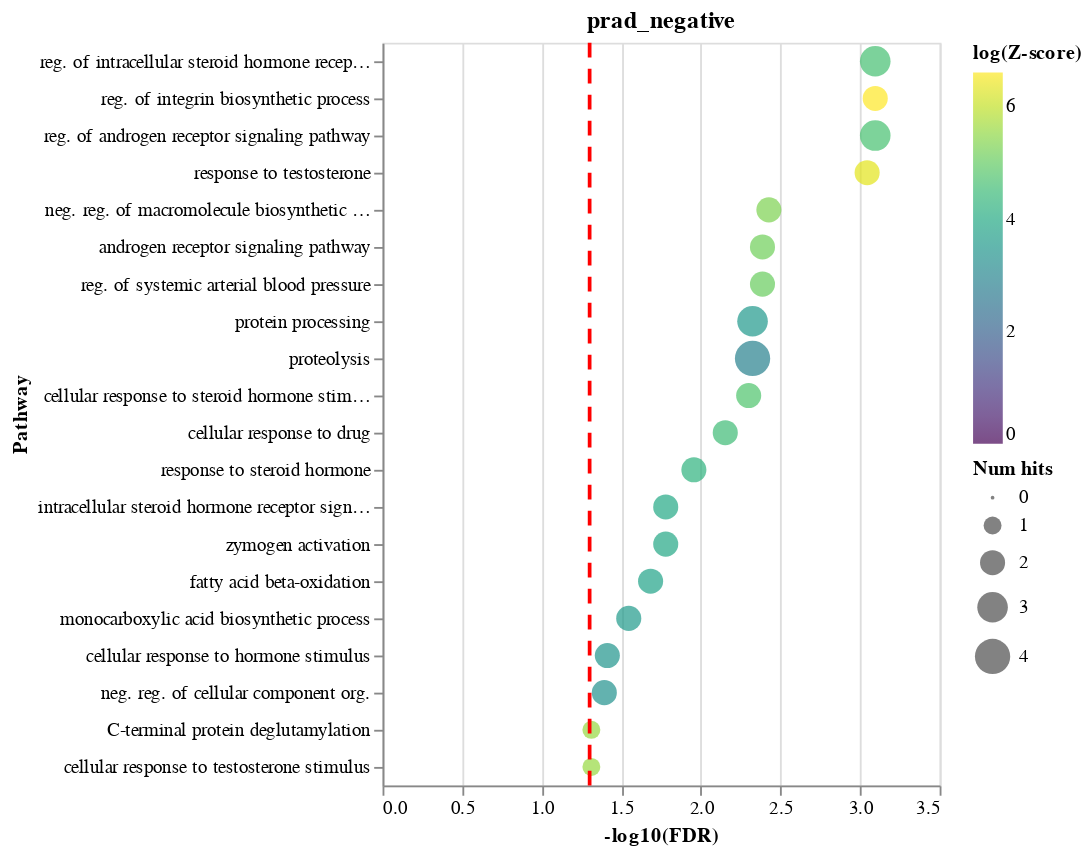

Source (notebook cell):
### Code cell
def gse_consensus(disease, direction):
    pdf = een.get_pathway_enrichment(
        to_consensus_filtered[disease][direction].iloc[:20]['feature'],
        gene_set_library='GO_Biological_Process_2021')
    pdf['Term name'] = [re.sub(r'^(.*) \(.*$', r'\1', x) for x in pdf['Term name']]
    pdf['Term name'] = [' '.join([prefixes.get(z, z) for z in x.split(' ')]) for x in pdf['Term name']]
    pdf.to_csv(results_dir / f'pathway_enrichment_consensus_correlations_{disease}_{direction}.txt', sep='\t')
    return enrichment_dotplot(pdf, n=20, hue='Z-score', log=True, title=f'{disease}_{direction}')
gse_consensus(disease, direction)

### Figure 1 — Vega-Lite specification as saved in the notebook (floating-point values rounded to 4 significant figures)
{"config": {"view": {"continuousWidth": 300, "continuousHeight": 300}}, "layer": [{"data": {"name": "data-d04ceecf6182190c0fce538cb940d92f"}, "mark": {"type": "circle"}, "encoding": {"color": {"field": "log(Z-score)", "scale": {"domainMin": 0, "scheme": "viridis"}, "type": "quantitative"}, "size": {"field": "Num hits", "type": "quantitative"}, "x": {"field": "-log10(FDR)", "type": "quantitative"}, "y": {"field": "Pathway", "sort": {"encoding": "x", "order": "descending"}, "type": "nominal"}}, "title": "prad_negative"}, {"data": {"name": "empty"}, "mark": {"type": "rule", "color": "red", "strokeDash": [8, 6], "strokeWidth": 2}, "encoding": {"x": {"datum": 1.301}}}], "$schema": "https://vega.github.io/schema/vega-lite/v5.20.1.json", "datasets": {"data-d04ceecf6182190c0fce538cb940d92f": [{"Rank": 2, "Term name": "reg. of intracellular steroid hormone receptor signaling pathway", "P-value": 6.501e-06, "Z-score": 103.5, "Combined score": 1236.0, "Overlapping genes": ["AR", "KLK3", "KLK2"], "Adjusted p-value": 0.0008029, "Old p-value": 0, "Old adjusted p-value": 0, "Num hits": 3, "-log10(FDR)": 3.095, "Pathway": "reg. of intracellular steroid hormone receptor signaling pathway", "log(Z-score)": 4.64}, {"Rank": 3, "Term name": "reg. of integrin biosynthetic process", "P-value": 9.483e-06, "Z-score": 739.9, "Combined score": 8558.0, "Overlapping genes": ["AR", "TMEFF2"], "Adjusted p-value": 0.0008029, "Old p-value": 0, "Old adjusted p-value": 0, "Num hits": 2, "-log10(FDR)": 3.095, "Pathway": "reg. of integrin biosynthetic process", "log(Z-score)": 6.607}, {"Rank": 1, "Term name": "reg. of androgen receptor signaling pathway", "P-value": 5.978e-06, "Z-score": 106.7, "Combined score": 1283.0, "Overlapping genes": ["AR", "KLK3", "KLK2"], "Adjusted p-value": 0.0008029, "Old p-value": 0, "Old adjusted p-value": 0, "Num hits": 3, "-log10(FDR)": 3.095, "Pathway": "reg. of androgen receptor signaling pathway", "log(Z-score)": 4.67}, {"Rank": 4, "Term name": "response to testosterone", "P-value": 1.422e-05, "Z-score": 554.9, "Combined score": 6193.0, "Overlapping genes": ["AR", "NKX3-1"], "Adjusted p-value": 0.0009027, "Old p-value": 0, "Old adjusted p-value": 0, "Num hits": 2, "-log10(FDR)": 3.044, "Pathway": "response to testosterone", "log(Z-score)": 6.319}, {"Rank": 5, "Term name": "neg. reg. of macromolecule biosynthetic process", "P-value": 7.361e-05, "Z-score": 201.7, "Combined score": 1920.0, "Overlapping genes": ["AR", "TMEFF2"], "Adjusted p-value": 0.00374, "Old p-value": 0, "Old adjusted p-value": 0, "Num hits": 2, "-log10(FDR)": 2.427, "Pathway": "neg. reg. of macromolecule biosynthetic process", "log(Z-score)": 5.307}, {"Rank": 6, "Term name": "androgen receptor signaling pathway", "P-value": 9.898e-05, "Z-score": 170.7, "Combined score": 1574.0, "Overlapping genes": ["AR", "NKX3-1"], "Adjusted p-value": 0.004102, "Old p-value": 0, "Old adjusted p-value": 0, "Num hits": 2, "-log10(FDR)": 2.387, "Pathway": "androgen receptor signaling pathway", "log(Z-score)": 5.14}, {"Rank": 7, "Term name": "reg. of systemic arterial blood pressure", "P-value": 0.000113, "Z-score": 158.5, "Combined score": 1440.0, "Overlapping genes": ["KLK3", "KLK2"], "Adjusted p-value": 0.004102, "Old p-value": 0, "Old adjusted p-value": 0, "Num hits": 2, "-log10(FDR)": 2.387, "Pathway": "reg. of systemic arterial blood pressure", "log(Z-score)": 5.066}, {"Rank": 8, "Term name": "protein processing", "P-value": 0.0001545, "Z-score": 34.06, "Combined score": 298.9, "Overlapping genes": ["TMPRSS2", "KLK3", "KLK2"], "Adjusted p-value": 0.004736, "Old p-value": 0, "Old adjusted p-value": 0, "Num hits": 3, "-log10(FDR)": 2.325, "Pathway": "protein processing", "log(Z-score)": 3.528}, {"Rank": 9, "Term name": "proteolysis", "P-value": 0.0001678, "Z-score": 17.4, "Combined score": 151.3, "Overlapping genes": ["FOLH1", "ANPEP", "TMPRSS2", "KLK3"], "Adjusted p-value": 0.004736, "Old p-value": 0, "Old adjusted p-value": 0, "Num hits": 4, "-log10(FDR)": 2.325, "Pathway": "proteolysis", "log(Z-score)": 2.856}, {"Rank": 10, "Term name": "cellular response to steroid hormone stimulus", "P-value": 0.0001972, "Z-score": 116.7, "Combined score": 995.8, "Overlapping genes": ["AR", "NKX3-1"], "Adjusted p-value": 0.00501, "Old p-value": 0, "Old adjusted p-value": 0, "Num hits": 2, "-log10(FDR)": 2.3, "Pathway": "cellular response to steroid hormone stimulus", "log(Z-score)": 4.76}, {"Rank": 11, "Term name": "cellular response to drug", "P-value": 0.0003043, "Z-score": 92.39, "Combined score": 748.1, "Overlapping genes": ["FBP1", "NKX3-1"], "Adjusted p-value": 0.007028, "Old p-value": 0, "Old adjusted p-value": 0, "Num hits": 2, "-log10(FDR)": 2.153, "Pathway": "cellular response to drug", "log(Z-score)": 4.526}, {"Rank": 12, "Term name": "response to steroid hormone", "P-value": 0.0005228, "Z-score": 69.26, "Combined score": 523.4, "Overlapping genes": ["AR", "NKX3-1"], "Adjusted p-value": 0.01107, "Old p-value": 0, "Old adjusted p-value": 0, "Num hits": 2, "-log10(FDR)": 1.956, "Pathway": "response to steroid hormone", "log(Z-score)": 4.238}, {"Rank": 13, "Term name": "intracellular steroid hormone receptor signaling pathway", "P-value": 0.0008764, "Z-score": 52.75, "Combined score": 371.3, "Overlapping genes": ["AR", "NKX3-1"], "Adjusted p-value": 0.01663, "Old p-value": 0, "Old adjusted p-value": 0, "Num hits": 2, "-log10(FDR)": 1.779, "Pathway": "intracellular steroid hormone receptor signaling pathway", "log(Z-score)": 3.965}, {"Rank": 14, "Term name": "zymogen activation", "P-value": 0.0009166, "Z-score": 51.52, "Combined score": 360.4, "Overlapping genes": ["KLK3", "KLK2"], "Adjusted p-value": 0.01663, "Old p-value": 0, "Old adjusted p-value": 0, "Num hits": 2, "-log10(FDR)": 1.779, "Pathway": "zymogen activation", "log(Z-score)": 3.942}, {"Rank": 15, "Term name": "fatty acid beta-oxidation", "P-value": 0.001223, "Z-score": 44.29, "Combined score": 297.0, "Overlapping genes": ["ECHS1", "AMACR"], "Adjusted p-value": 0.0207, "Old p-value": 0, "Old adjusted p-value": 0, "Num hits": 2, "-log10(FDR)": 1.684, "Pathway": "fatty acid beta-oxidation", "log(Z-score)": 3.791}, {"Rank": 16, "Term name": "monocarboxylic acid biosynthetic process", "P-value": 0.001789, "Z-score": 36.28, "Combined score": 229.5, "Overlapping genes": ["ALDH1A3", "AMACR"], "Adjusted p-value": 0.0284, "Old p-value": 0, "Old adjusted p-value": 0, "Num hits": 2, "-log10(FDR)": 1.547, "Pathway": "monocarboxylic acid biosynthetic process", "log(Z-score)": 3.591}, {"Rank": 17, "Term name": "cellular response to hormone stimulus", "P-value": 0.00259, "Z-score": 29.89, "Combined score": 178.0, "Overlapping genes": ["AR", "NKX3-1"], "Adjusted p-value": 0.0387, "Old p-value": 0, "Old adjusted p-value": 0, "Num hits": 2, "-log10(FDR)": 1.412, "Pathway": "cellular response to hormone stimulus", "log(Z-score)": 3.397}, {"Rank": 18, "Term name": "neg. reg. of cellular component org.", "P-value": 0.002865, "Z-score": 28.35, "Combined score": 166.0, "Overlapping genes": ["AR", "TMEFF2"], "Adjusted p-value": 0.04043, "Old p-value": 0, "Old adjusted p-value": 0, "Num hits": 2, "-log10(FDR)": 1.393, "Pathway": "neg. reg. of cellular component org.", "log(Z-score)": 3.345}, {"Rank": 21, "Term name": "C-terminal protein deglutamylation", "P-value": 0.00499, "Z-score": 262.8, "Combined score": 1393.0, "Overlapping genes": ["FOLH1"], "Adjusted p-value": 0.04875, "Old p-value": 0, "Old adjusted p-value": 0, "Num hits": 1, "-log10(FDR)": 1.312, "Pathway": "C-terminal protein deglutamylation", "log(Z-score)": 5.572}, {"Rank": 19, "Term name": "cellular response to testosterone stimulus", "P-value": 0.00499, "Z-score": 262.8, "Combined score": 1393.0, "Overlapping genes": ["AR"], "Adjusted p-value": 0.04875, "Old p-value": 0, "Old adjusted p-value": 0, "Num hits": 1, "-log10(FDR)": 1.312, "Pathway": "cellular response to testosterone stimulus", "log(Z-score)": 5.572}], "empty": [{}]}}
